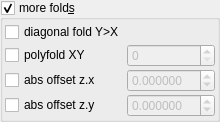
    <widget class="MyGroupBox" name="groupCheck_transf_function_enabled_false">
     <property name="toolTip">
      <string/>
     </property>
     <property name="title">
      <string>more fold&amp;s</string>
     </property>
     <property name="checkable">
      <bool>true</bool>
     </property>
     <layout class="QVBoxLayout" name="verticalLayout_33" stretch="0">
      <property name="spacing">
       <number>2</number>
      </property>
      <property name="leftMargin">
       <number>2</number>
      </property>
      <property name="topMargin">
       <number>2</number>
      </property>
      <property name="rightMargin">
       <number>2</number>
      </property>
      <property name="bottomMargin">
       <number>2</number>
      </property>
      <item>
       <layout class="QGridLayout" name="gridLayout_9" columnstretch="0,1">
        <property name="spacing">
         <number>2</number>
        </property>
        <item row="2" column="0">
         <widget class="MyCheckBox" name="checkBox_transf_function_enabledC_false">
          <property name="text">
           <string notr="true">abs offset z.x</string>
          </property>
         </widget>
        </item>
        <item row="2" column="1">
         <widget class="MyDoubleSpinBox" name="spinbox_transf_offsetC_0">
          <property name="enabled">
           <bool>false</bool>
          </property>
          <property name="sizePolicy">
           <sizepolicy hsizetype="Minimum" vsizetype="Maximum">
            <horstretch>0</horstretch>
            <verstretch>0</verstretch>
           </sizepolicy>
          </property>
          <property name="prefix">
           <string/>
          </property>
          <property name="suffix">
           <string/>
          </property>
          <property name="decimals">
           <number>6</number>
          </property>
          <property name="minimum">
           <double>-99.989999999999995</double>
          </property>
          <property name="maximum">
           <double>99.989999999999995</double>
          </property>
          <property name="singleStep">
           <double>0.100000000000000</double>
          </property>
         </widget>
        </item>
        <item row="1" column="0">
         <widget class="MyCheckBox" name="checkBox_transf_function_enabledP_false">
          <property name="font">
           <font>
            <weight>50</weight>
            <bold>false</bold>
           </font>
          </property>
          <property name="text">
           <string>polyfold XY</string>
          </property>
         </widget>
        </item>
        <item row="1" column="1">
         <widget class="MySpinBox" name="spinboxInt_transf_int8_X">
          <property name="enabled">
           <bool>false</bool>
          </property>
          <property name="sizePolicy">
           <sizepolicy hsizetype="Minimum" vsizetype="Maximum">
            <horstretch>0</horstretch>
            <verstretch>0</verstretch>
           </sizepolicy>
          </property>
          <property name="maximum">
           <number>999</number>
          </property>
         </widget>
        </item>
        <item row="3" column="0">
         <widget class="MyCheckBox" name="checkBox_transf_function_enabledD_false">
          <property name="enabled">
           <bool>true</bool>
          </property>
          <property name="text">
           <string notr="true">abs offset z.y</string>
          </property>
         </widget>
        </item>
        <item row="3" column="1">
         <widget class="MyDoubleSpinBox" name="spinbox_transf_offsetD_0">
          <property name="enabled">
           <bool>false</bool>
          </property>
          <property name="sizePolicy">
           <sizepolicy hsizetype="Minimum" vsizetype="Maximum">
            <horstretch>0</horstretch>
            <verstretch>0</verstretch>
           </sizepolicy>
          </property>
          <property name="prefix">
           <string/>
          </property>
          <property name="suffix">
           <string/>
          </property>
          <property name="decimals">
           <number>6</number>
          </property>
          <property name="minimum">
           <double>-99.989999999999995</double>
          </property>
          <property name="maximum">
           <double>99.989999999999995</double>
          </property>
          <property name="singleStep">
           <double>0.100000000000000</double>
          </property>
         </widget>
        </item>
        <item row="0" column="0">
         <widget class="MyCheckBox" name="checkBox_transf_function_enabledCx_false">
          <property name="text">
           <string notr="true">diagonal fold Y&gt;X</string>
          </property>
         </widget>
        </item>
       </layout>
      </item>
     </layout>
    </widget>
